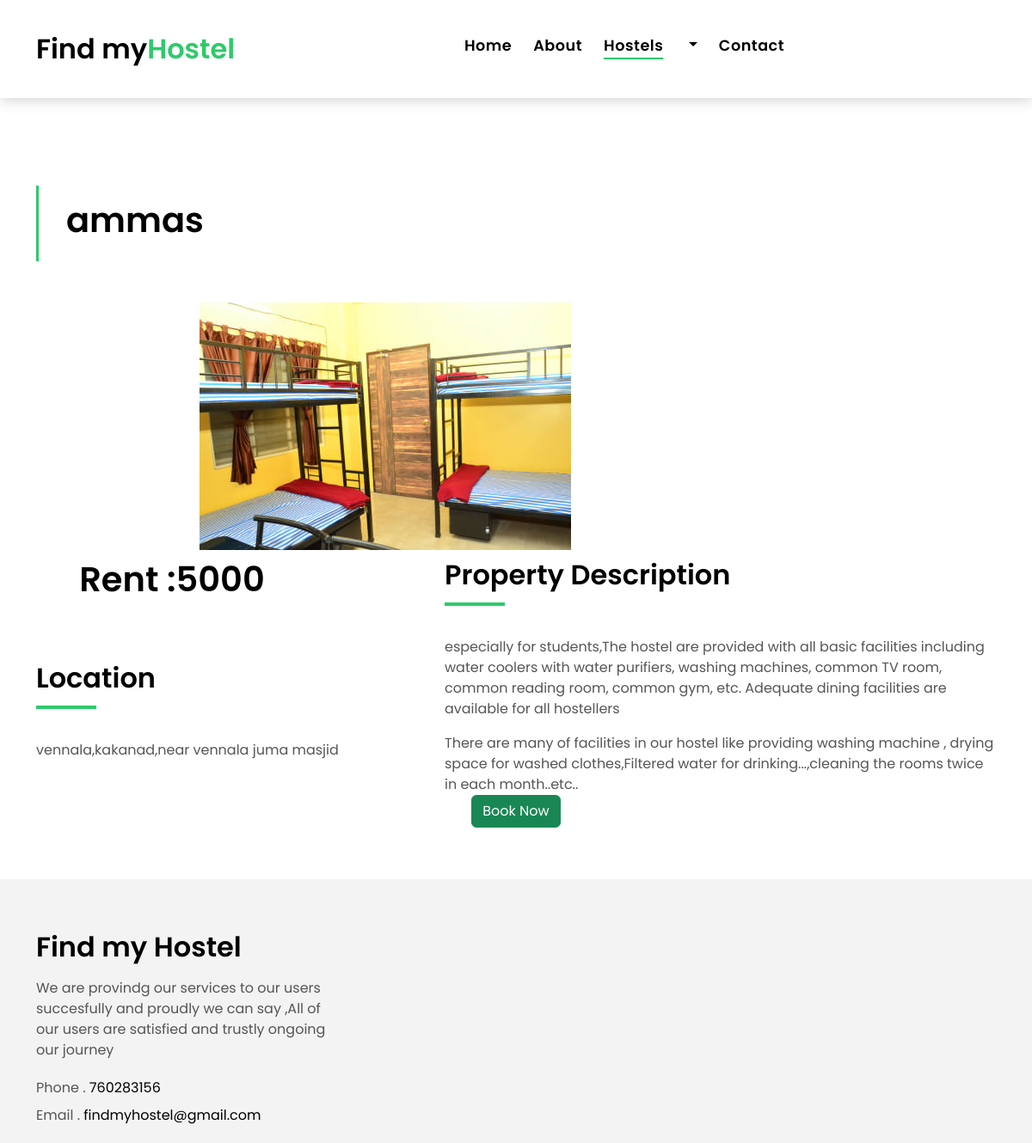
Screenshot of /frondend/singlepage/3 with the database file from the repository.
### Backend/models.py (models this page shows)
class productdb(models.Model):
    Name=models.CharField(max_length=30,null=True,blank=True)
    CATEGORY = models.CharField(max_length=100, null=True, blank=True)
    Price=models.CharField(max_length=30,null=True,blank=True)
    Discription=models.CharField(max_length=30,null=True,blank=True)
    Location = models.CharField(max_length=30, null=True, blank=True)
    Quantity=models.CharField(max_length=30,null=True,blank=True)
    Image=models.ImageField(max_length=30,null=True,blank=True)
    Image2 = models.ImageField(max_length=30, null=True, blank=True)
    Image3 = models.ImageField(max_length=30, null=True, blank=True)

### frondend/views.py (the view)
# urls.py: path('singlepage/<int:dataid>' ,views.singlepage, name="singlepage"),
def singlepage(req,dataid):
    data = productdb.objects.get(id=dataid)
    return render(req,"singlehostel.html",{'data':data})

### frondend/templates/singlehostel.html (shortened to what this page needs)
<!DOCTYPE html>
{% load static %}
<html lang="en">
<head>
  <link href="{% static 'vendor/animate.css/animate.min.css' %}" rel="stylesheet">
  <link href="{% static 'vendor/bootstrap/css/bootstrap.min.css' %}" rel="stylesheet">
  <link href="{% static 'vendor/bootstrap-icons/bootstrap-icons.css' %}" rel="stylesheet">
  <link href="{% static 'vendor/swiper/swiper-bundle.min.css' %}" rel="stylesheet">
  <link href="{% static 'css/style.css' %}" rel="stylesheet">
</head>
<body>
  <nav class="navbar navbar-default navbar-trans navbar-expand-lg fixed-top">
    <div class="container">
      <a class="navbar-brand text-brand" href="index.html">Find my<span class="color-b">Hostel</span></a>
      <div class="navbar-collapse collapse justify-content-center" id="navbarDefault">
        <ul class="navbar-nav">
          <li class="nav-item">
            <a class="nav-link " href="{% url 'homepage' %}">Home</a>
          </li>
          <li class="nav-item">
            <a class="nav-link " href="{% url 'aboutus' %}">About</a>
          </li>
          <li class="nav-item">
            <a class="nav-link active" href="{% url 'Hostels' %}">Hostels</a>
          </li>
           <li class="nav-item dropdown">
            <a class="nav-link dropdown-toggle" href=" " >
</a>
            <div class="dropdown-menu">
          <li class="nav-item">
            <a class="nav-link " href="{% url 'contactpage' %}">Contact</a>
          </li>
        </ul>
      </div>
    </div>
  </nav>
  <main id="main">
    <section class="intro-single">
      <div class="container">
        <div class="row">
          <div class="col-md-12 col-lg-8">
            <div class="title-single-box">
              <h1 class="title-single">{{data.Name}}</h1>
            </div>
          </div>
        </div>
      </div>
    </section>
    <section class="property-single nav-arrow-b">
      <div class="container">
        <div class="row justify-content-center">
          <div class="col-lg-8">
            <div id="property-single-carousel" class="swiper">
              <div class="swiper-wrapper">
                <div class="carousel-item-b swiper-slide">
                  <img src="{{data.Image.url}}" alt="">
                </div>
              </div>
            </div>
          </div>
        </div>
        <div class="row">
          <div class="col-sm-12">
            <div class="row justify-content-between">
              <div class="col-md-5 col-lg-4">
                <div class="property-price d-flex justify-content-center foo">
                  <div class="card-header-c d-flex">
                    <div class="card-title-c align-self-center">
                      <h5 class="title-c">Rent :{{data.Price}}</h5>
                    </div>
                  </div>
                </div>
                <div class="property-summary">
                  <div class="row">
                    <div class="col-sm-12">
                      <div class="title-box-d section-t4">
                        <h3 class="title-d">Location</h3>
                      </div>
                    </div>
                  </div>
                  <p>{{data.Location}}</p>
                </div>
              </div>
              <div class="col-md-7 col-lg-7 section-md-t3">
                <div class="row">
                  <div class="col-sm-12">
                    <div class="title-box-d">
                      <h3 class="title-d">Property Description</h3>
                    </div>
                  </div>
                </div>
                <div class="property-description">
                  <p class="description color-text-a">
                   {{data.Discription}}
                  </p>
                  <p class="description color-text-a no-margin">
                  There are many of facilities in our hostel like providing washing machine , drying space for washed clothes,Filtered water for
                    drinking...,cleaning the rooms twice in each month..etc..
                  </p>
                </div>
              </div>
            </div>
          </div>
        </div>
      </div>
    </section>
  </main>
  <center>
    <form action="{% url 'checkoutpage' %}">
   <button type="submit" class="btn btn-success">Book Now</button>
      </form>
    </center>
  <section class="section-footer">
    <div class="container">
      <div class="row">
        <div class="col-sm-12 col-md-4">
          <div class="widget-a">
            <div class="w-header-a">
              <h3 class="w-title-a text-brand">Find my Hostel</h3>
            </div>
            <div class="w-body-a">
              <p class="w-text-a color-text-a">
               We are provindg our services to our users succesfully and proudly
                we can say ,All of our users are satisfied and trustly ongoing our journey
              </p>
            </div>
            <div class="w-footer-a">
              <ul class="list-unstyled">
                <li class="color-a">
                  <span class="color-text-a">Phone .</span> 760283156
                </li>
                <li class="color-a">
                  <span class="color-text-a">Email .</span> findmyhostel@gmail.com
                </li>
              </ul>
            </div>
          </div>
        </div>
      </div>
    </div>
  </section>
</body>
</html>

### frondend/static/css/style.css (style rules this page uses)
body { font-family: "Poppins", sans-serif; color: #555555; }
h1, h2, h3, h4, h5, h6 { color: #000000; }
a { color: #000000; text-decoration: none; transition: all 0.5s ease; }
.text-brand { color: #000000; font-size: 2rem; font-weight: 600; }
.color-a { text-decoration: none; color: #000000; }
.color-b { color: #2eca6a; }
.color-text-a { text-decoration: none; color: #555555; }
.no-margin { margin: 0; }
.section-t4 { padding-top: 4rem; }
.title-box-d { padding-bottom: 1.8rem; margin-bottom: 1rem; position: relative; }
.title-box-d .title-d { font-weight: 600; font-size: 2rem; }
.title-box-d .title-d:after { content: ""; position: absolute; width: 70px; height: 4px; background-color: #2eca6a; bottom: 20px; left: 0; }
.btn { transition: 0.5s ease; }
.navbar-default { transition: all 0.5s ease-in-out; background-color: #ffffff; padding-top: 28px; padding-bottom: 28px; -webkit-backface-visibility: hidden; backface-visibility: hidden; box-shadow: 1px 2px 15px rgba(100, 100, 100, 0.3); }
.navbar-default.navbar-trans, .navbar-default.navbar-reduce { -webkit-backface-visibility: hidden; backface-visibility: hidden; }
.navbar-default.navbar-trans .nav-item, .navbar-default.navbar-reduce .nav-item { position: relative; padding-right: 10px; padding-bottom: 8px; margin-left: 0; }
@media (min-width: 768px) { .navbar-default.navbar-trans .nav-item, .navbar-default.navbar-reduce .nav-item { margin-left: 15px; } }
.navbar-default.navbar-trans .nav-link, .navbar-default.navbar-reduce .nav-link { font-size: 1.1rem; color: #000000; font-weight: 600; letter-spacing: 0.03em; transition: all 0.1s ease-in-out; position: relative; padding-left: 0; padding-right: 0; }
.navbar-default.navbar-trans .nav-link:before, .navbar-default.navbar-reduce .nav-link:before { content: ""; position: absolute; bottom: 5px; left: 0; width: 100%; height: 2px; z-index: 0; background-color: #2eca6a; transform: scaleX(0); transform-origin: right; transition: transform 0.2s ease-out, opacity 0.2s ease-out 0.3s; }
.navbar-default.navbar-trans .show>.nav-link:before, .navbar-default.navbar-trans .active>.nav-link:before, .navbar-default.navbar-trans .nav-link.show:before, .navbar-default.navbar-trans .nav-link.active:before, .navbar-default.navbar-reduce .show>.nav-link:before, .navbar-default.navbar-reduce .active>.nav-link:before, .navbar-default.navbar-reduce .nav-link.show:before, .navbar-default.navbar-reduce .nav-link.active:before { transform: scaleX(1); }
.navbar-default.navbar-trans .nav-link:before { background-color: #2eca6a; }
.navbar-default.navbar-trans .show>.nav-link, .navbar-default.navbar-trans .active>.nav-link, .navbar-default.navbar-trans .nav-link.show, .navbar-default.navbar-trans .nav-link.active { color: #000000; }
.navbar-default .dropdown .dropdown-menu { border-top: 0; border-left: 4px solid #2eca6a; border-right: 0; border-bottom: 0; transform: translate3d(0px, 40px, 0px); opacity: 0; filter: alpha(opacity=0); visibility: hidden; transition: all 0.5s cubic-bezier(0.3, 0.65, 0.355, 1) 0s, opacity 0.31s ease 0s, height 0s linear 0.36s; margin: 0; border-radius: 0; padding: 12px 0; }
@media (min-width: 768px) { .navbar-default .dropdown .dropdown-menu { border-top: 4px solid #2eca6a; border-left: 0; display: block; position: absolute; box-shadow: 0 2px rgba(17, 16, 15, 0.1), 0 2px 10px rgba(20, 19, 18, 0.1); } }
.intro-single { padding: 12rem 0 3rem; }
.intro-single .title-single-box { padding: 1rem 0 1rem 2rem; }
.intro-single .title-single-box { border-left: 3px solid #2eca6a; }
.intro-single .title-single-box .title-single { font-weight: 600; font-size: 2.2rem; }
@media (min-width: 768px) { .intro-single .title-single-box .title-single { font-size: 2.1rem; } }
@media (min-width: 992px) { .intro-single .title-single-box .title-single { font-size: 2.5rem; } }
.property-price { margin: 0 auto; }
.property-price .card-header-c { padding: 0; }
.card-header-c { padding: 0 1rem 1rem 1rem; }
.title-c { font-size: 2.5rem; font-weight: 600; margin-left: -40px; }
@media (min-width: 768px) { .title-c { font-size: 1.8rem; } }
@media (min-width: 992px) { .title-c { font-size: 2.5rem; } }
.section-footer { padding-top: 60px; margin-top: 60px; background: #f3f3f3; }
.section-footer ul { line-height: 2; }
.section-footer .widget-a .w-title-a { margin-bottom: 1rem; }

### rows the page displays
productdb: Name "ammas", Image (picture), Price "5000", Location "vennala,kakanad,near vennala juma masjid", Discription "especially for students,The hostel are provided with all basic facilities including water coolers with water purifiers, washing machines, common TV room, common reading room, common gym, etc. Adequate dining facilities are available for all hostellers"
